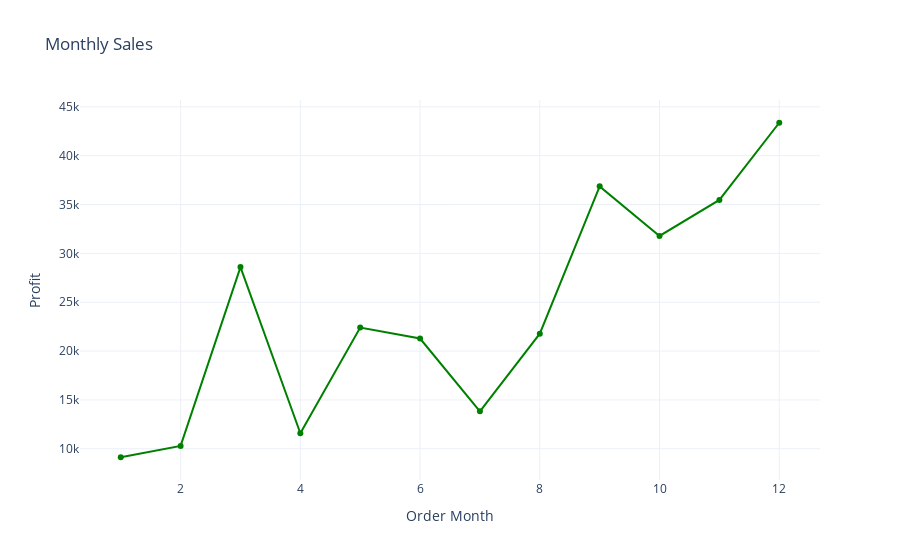

The notebook cell saved with this chart:
### Code cell
#Another graph to make this, Via a Line graph
sales_month = df.groupby("Order Month")["Profit"].sum().reset_index()
fig = px.line(sales_month, x="Order Month", y="Profit", title="Monthly Sales", markers=True, color_discrete_sequence=["Green"])
fig.show()

### Figure 1 — Plotly figure (JSON) as saved in the notebook; plotly's stock layout.template omitted (floating-point values rounded to 4 significant figures)
{"data": [{"hovertemplate": "Order Month=%{x}<br>Profit=%{y}<extra></extra>", "legendgroup": "", "line": {"color": "Green", "dash": "solid"}, "marker": {"symbol": "circle"}, "mode": "lines+markers", "name": "", "orientation": "v", "showlegend": false, "type": "scatter", "x": [1, 2, 3, 4, 5, 6, 7, 8, 9, 10, 11, 12], "xaxis": "x", "y": [9134.0, 10290.0, 28590.0, 11590.0, 22410.0, 21290.0, 13830.0, 21780.0, 36860.0, 31780.0, 35470.0, 43370.0], "yaxis": "y"}], "layout": {"legend": {"tracegroupgap": 0}, "title": {"text": "Monthly Sales"}, "xaxis": {"anchor": "y", "domain": [0, 1], "title": {"text": "Order Month"}}, "yaxis": {"anchor": "x", "domain": [0, 1], "title": {"text": "Profit"}}}}
